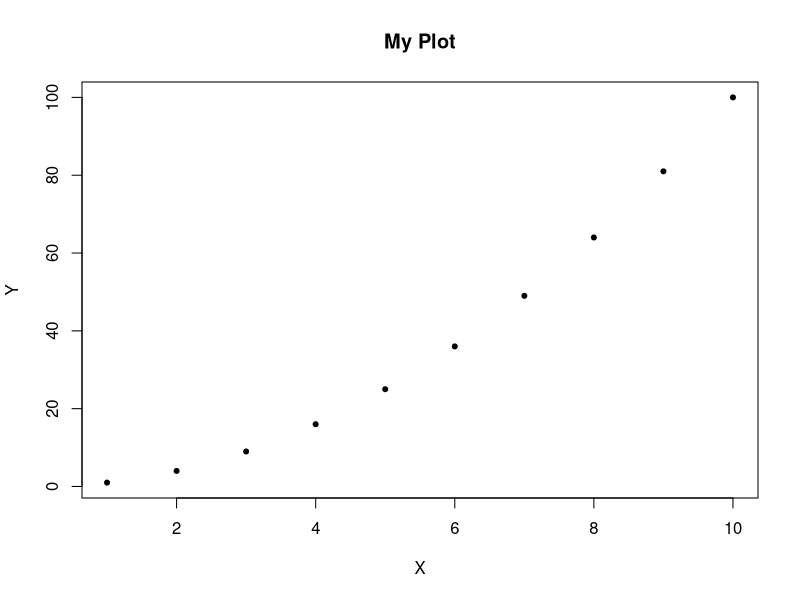

The R script that drew this image:
## ---- chunk 1
y <- 7
y^2
## ---- chunk 2
plot(1:10, (1:10)^2, pch=20, main="My Plot", xlab="X", ylab="Y")
